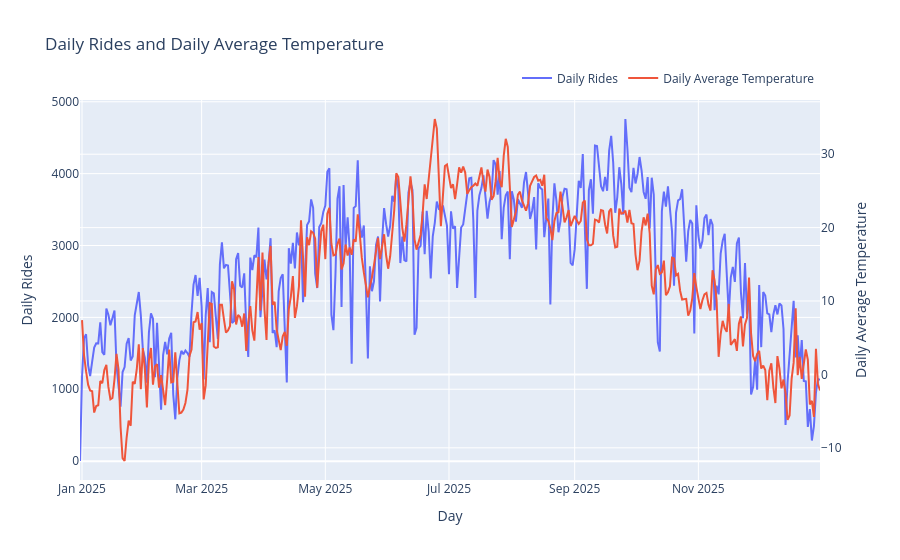

The code cell stored with this chart in its notebook:
### Code cell
fig.update_layout(
    title="Daily Rides and Daily Average Temperature",
    xaxis=dict(
        title="Day"
    ),
    yaxis=dict(
        title="Daily Rides",
        side="left"
    ),
    yaxis2=dict(
        title="Daily Average Temperature",
        overlaying="y",
        side="right"
    ),
    hovermode="x unified",
    legend=dict(
        orientation="h",
        yanchor="bottom",
        y=1.02,
        xanchor="right",
        x=1
    )
)

fig.show()

### Figure 1 — Plotly figure (JSON) as saved in the notebook; plotly's stock layout.template omitted (floating-point values rounded to 4 significant figures; data arrays with more than 128 entries replaced by an {"elided": "..."} marker saying what was removed)
{"data": [{"mode": "lines", "name": "Daily Rides", "type": "scatter", "x": {"elided": "366 str values"}, "y": {"elided": "366 int values"}, "yaxis": "y"}, {"mode": "lines", "name": "Daily Average Temperature", "type": "scatter", "x": {"elided": "366 str values"}, "y": {"elided": "366 float values"}, "yaxis": "y2"}], "layout": {"hovermode": "x unified", "legend": {"orientation": "h", "x": 1, "xanchor": "right", "y": 1.02, "yanchor": "bottom"}, "title": {"text": "Daily Rides and Daily Average Temperature"}, "xaxis": {"title": {"text": "Day"}}, "yaxis": {"side": "left", "title": {"text": "Daily Rides"}}, "yaxis2": {"overlaying": "y", "side": "right", "title": {"text": "Daily Average Temperature"}}}}
